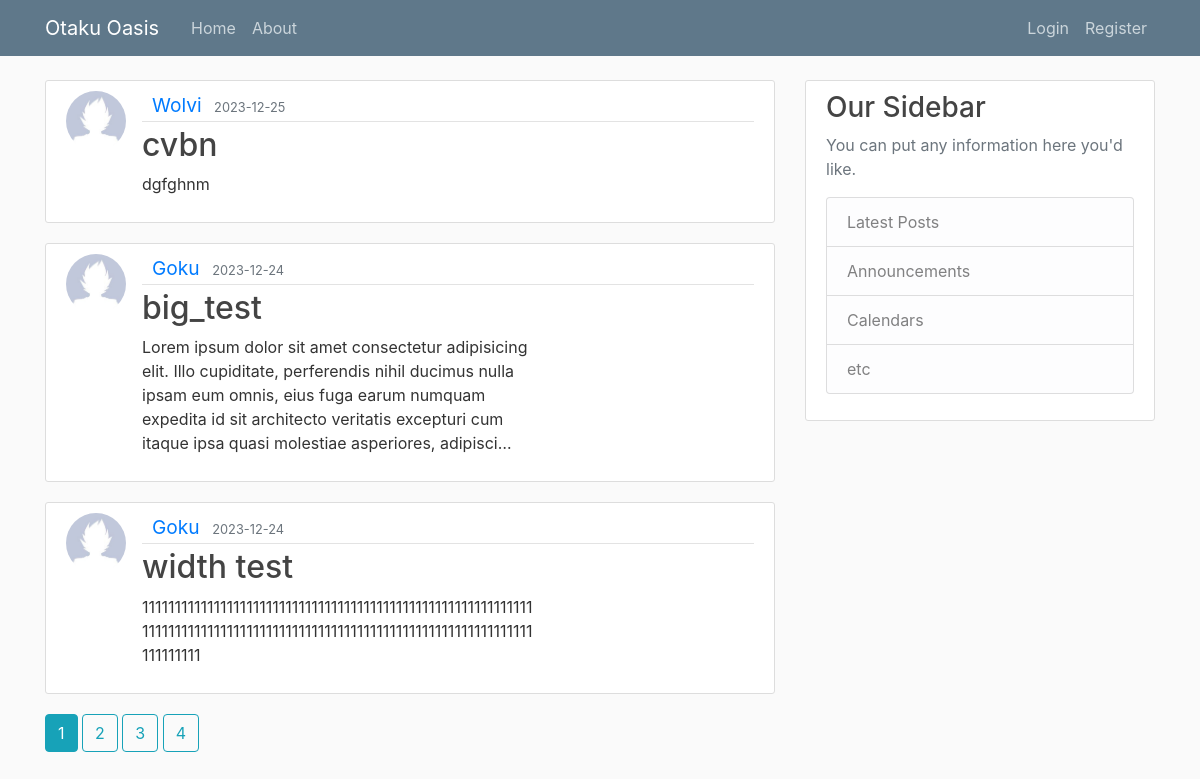
Page /home on the earlier database version.
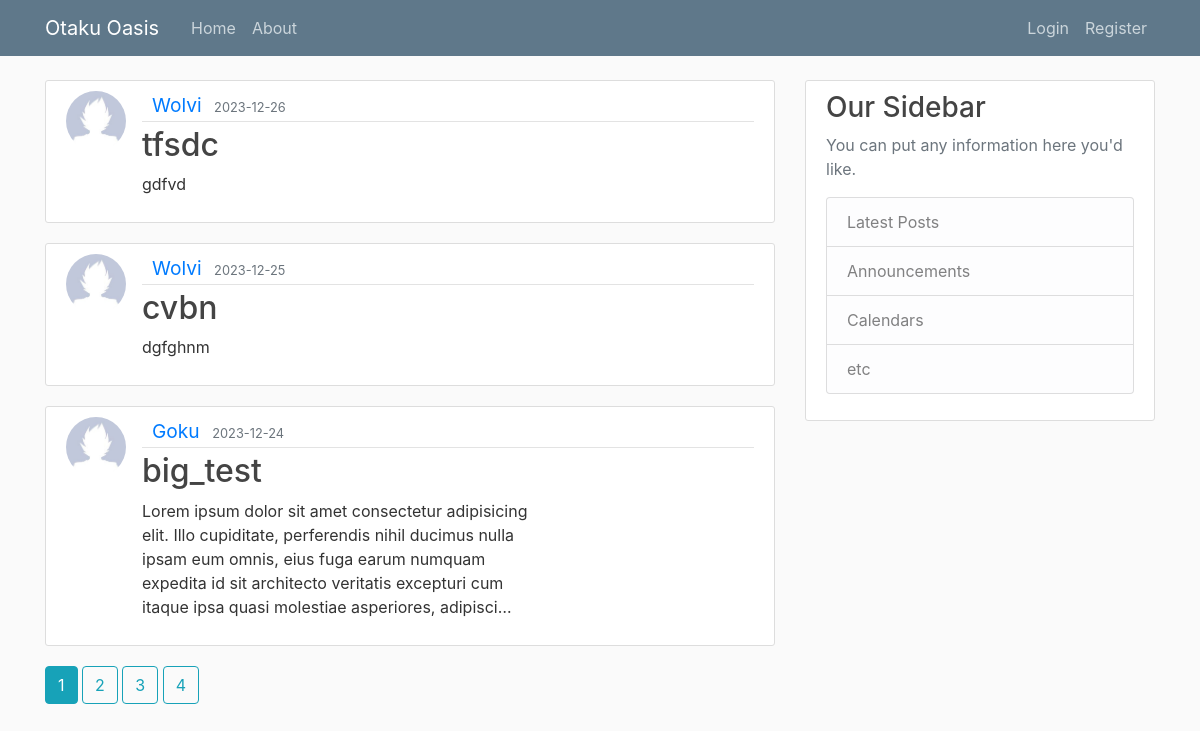
Same page on the later database version.
### application/models.py (models this page shows, shortened)
class Post(db.Model):
    id = db.Column(db.Integer, primary_key = True)
    title = db.Column(db.String(100), nullable= False)
    date_posted = db.Column(db.DateTime, nullable= False, default = datetime.utcnow) # no parenthesis cause we need the function not the time right now
    content = db.Column(db.Text, nullable=False)
    user_id = db.Column(db.Integer, db.ForeignKey('user.id'), nullable=False)

class User(db.Model, UserMixin):
    id = db.Column(db.Integer, primary_key = True)
    username = db.Column(db.String(20), unique =True , nullable = False)
    email = db.Column(db.String(120), unique =True , nullable = False)
    image_file = db.Column(db.String(20), nullable = False, default = 'default.jpg')
    password = db.Column(db.String(60),  nullable = False)
    posts = db.relationship('Post', backref='author', lazy=True) # data is not loaded unless actually needed (lazy collection)

### application/main/routes.py (the view)
@main.route('/')
@main.route('/home')
def home():
    page = request.args.get('page', 1, type=int)
    posts = Post.query.order_by(Post.date_posted.desc()).paginate(page = page,per_page=3)
    return render_template('home.html', posts=posts)

### application/templates/home.html
{% extends "layout.html" %}
{% block content %}
<body>
    {% for post in posts.items %}
        <article class="media content-section">
            <img class ="rounded-circle article-img" src="{{url_for('static', filename ='profile_pics/'+ post.author.image_file)}}" style="width: 60px; height: 60px;">
            <div class="media-body">
                <div class="article-metadata" style="display: flex; align-items: center;">
                    <div style="margin-left: 10px;">
                        <a class="mr-2" style="font-size:larger; text-decoration: none; margin-top: 10px;" href="{{url_for('users.user_posts', username = post.author.username)}}">{{post.author.username }}</a>
                        <small class="text-muted">{{ post.date_posted.strftime('%Y-%m-%d') }}</small>
                    </div>
                </div>
                <h2><a class="article-title" style="text-decoration: none;" href="{{url_for('posts.post', post_id=post.id)}}">{{ post.title }}</a></h2>
                <p class="article-content-home">{{ post.content }}</p>
            </div>
        </article>
    {% endfor %}
    {% for page_num in posts.iter_pages(left_edge=1, right_edge=1, left_current=1, right_current=2) %}
    {% if page_num %}
      {% if posts.page == page_num %}
        <a class="btn btn-info mb-4" href="{{ url_for('main.home', page=page_num) }}">{{ page_num }}</a>
      {% else %}
        <a class="btn btn-outline-info mb-4" href="{{ url_for('main.home', page=page_num) }}">{{ page_num }}</a>
      {% endif %}
    {% else %}
      ...
    {% endif %}
  {% endfor %}
</body>
{% endblock content %}

### application/templates/layout.html (shortened to what this page needs)
<!DOCTYPE html>
<html>
<head>
    <link rel="stylesheet" href="https://maxcdn.bootstrapcdn.com/bootstrap/4.0.0/css/bootstrap.min.css">
    <link rel="stylesheet" type="text/css" href="{{ url_for('static', filename='main.css') }}">
</head>
<body>
    <header class="site-header">
      <nav class="navbar navbar-expand-md navbar-dark bg-steel fixed-top">
        <div class="container">
          <a class="navbar-brand mr-4" href="/">Otaku Oasis</a>
          <div class="collapse navbar-collapse" id="navbarToggle">
            <div class="navbar-nav mr-auto">
              <a class="nav-item nav-link" href="{{ url_for('main.home') }}">Home</a>
              <a class="nav-item nav-link" href="{{ url_for('main.about') }}">About</a>
            </div>
            <div class="navbar-nav">
              {% if current_user.is_authenticated %}
                <a class="nav-item nav-link" href="{{ url_for('posts.new_post') }}">New Post</a>
                <a class="nav-item nav-link" href="{{ url_for('users.account') }}">Account</a>
                <a class="nav-item nav-link" href="{{ url_for('users.logout') }}">Logout</a>
              {% else %}
                <a class="nav-item nav-link" href="{{ url_for('users.login') }}">Login</a>
                <a class="nav-item nav-link" href="{{ url_for('users.register') }}">Register</a>
              {% endif %}
            </div>
          </div>
        </div>
      </nav>
    </header>
    <main role="main" class="container">
      <div class="row">
        <div class="col-md-8">
          {% block content %}{% endblock %}
        </div>
        <div class="col-md-4">
          <div class="content-section">
            <h3>Our Sidebar</h3>
            <p class='text-muted'>You can put any information here you'd like.
              <ul class="list-group">
                <li class="list-group-item list-group-item-light">Latest Posts</li>
                <li class="list-group-item list-group-item-light">Announcements</li>
                <li class="list-group-item list-group-item-light">Calendars</li>
                <li class="list-group-item list-group-item-light">etc</li>
              </ul>
            </p>
          </div>
        </div>
      </div>
    </main>
</body>
</html>

### application/static/main.css (style rules this page uses)
body { background: #fafafa; color: #333333; margin-top: 5rem; }
h1, h2, h3, h4, h5, h6 { color: #444444; }
.bg-steel { background-color: #5f788a; }
.site-header .navbar-nav .nav-link { color: #cbd5db; }
.content-section { background: #ffffff; padding: 10px 20px; border: 1px solid #dddddd; border-radius: 3px; margin-bottom: 20px; }
.article-title { color: #444444; }
.article-content-home { white-space: pre-line; word-wrap: break-word; display: -webkit-box; -webkit-line-clamp: 5; -webkit-box-orient: vertical; overflow-wrap: break-word; text-overflow: ellipsis; overflow: hidden; max-width: 39ch; }
.article-img { height: 65px; width: 65px; margin-right: 16px; }
.article-metadata { padding-bottom: 1px; margin-bottom: 4px; border-bottom: 1px solid #e3e3e3 }

Differences in the rows shown:
no longer on this page (row unchanged): Post: image_file (placeholder picture), author.username "Goku", date_posted "2023-12-24", title "width test", content "111111111111111111111111111111111111111111111111111111111111111111111111111111111111111111111111111111111111111111111111111111111"
added Post: image_file (placeholder picture), author.username "Wolvi", date_posted "2023-12-26", title "tfsdc", content "gdfvd"
